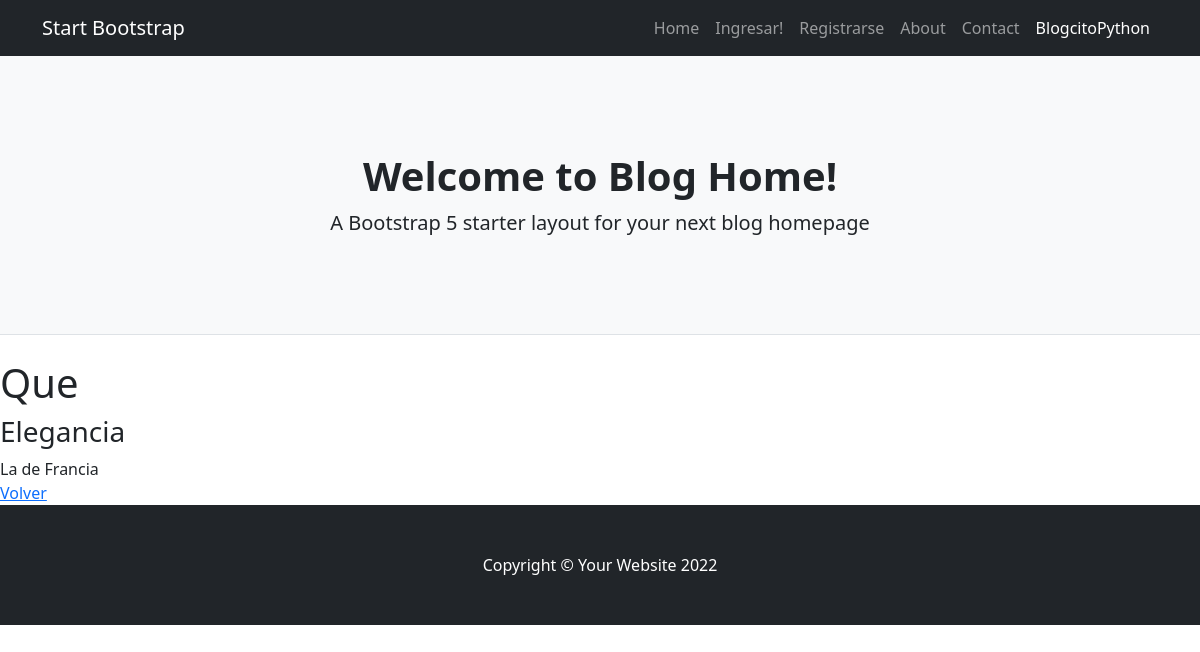
The page /blogcitopython/2/detalle/ on the database as committed earlier.
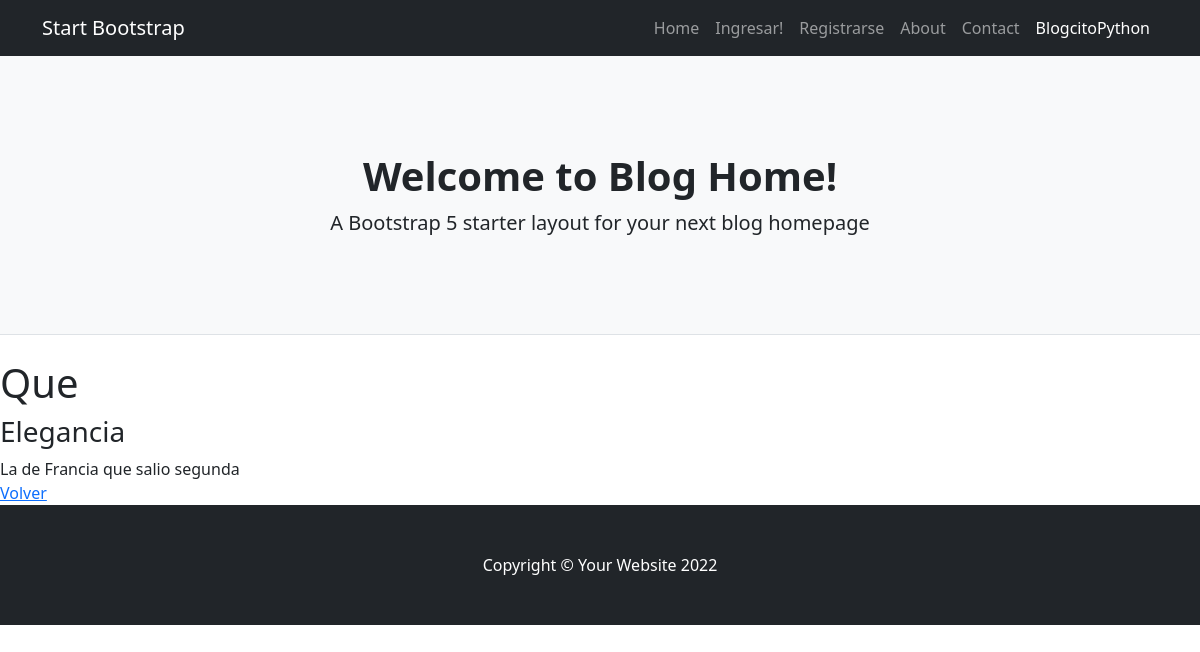
The same page on the database as committed later.
### BlogcitoPython/models.py (models this page shows)
class Post(models.Model):
    title = models.CharField(max_length=100)
    subtitle = models.CharField(max_length=100)
    text = models.TextField(max_length=3000)
    publish_date = models.DateField()

### BlogcitoPython/views.py (the view)
# urls.py: path('blogcitopython/<int:pk>/detalle/', DetailPost.as_view(), name='blogcitopython_detalle'),
class DetailPost(DetailView):
    model = Post

### BlogcitoPython/templates/BlogcitoPython/post_detail.html
{% extends 'BlogcitoPython/base.html' %}
{% block contenido %}
    <h1> {{object.title}} </h1>
    <h3> {{object.subtitle}} </h3>
    <div>
        {{object.text}}
    </div>
    <a href="{% url 'blogcitopython_listar' %}"> Volver </a>
{% endblock %}

Rows that differ between the two databases and show on the page:
changed Post "Que": text "La de Francia" → "La de Francia que salio segunda"
